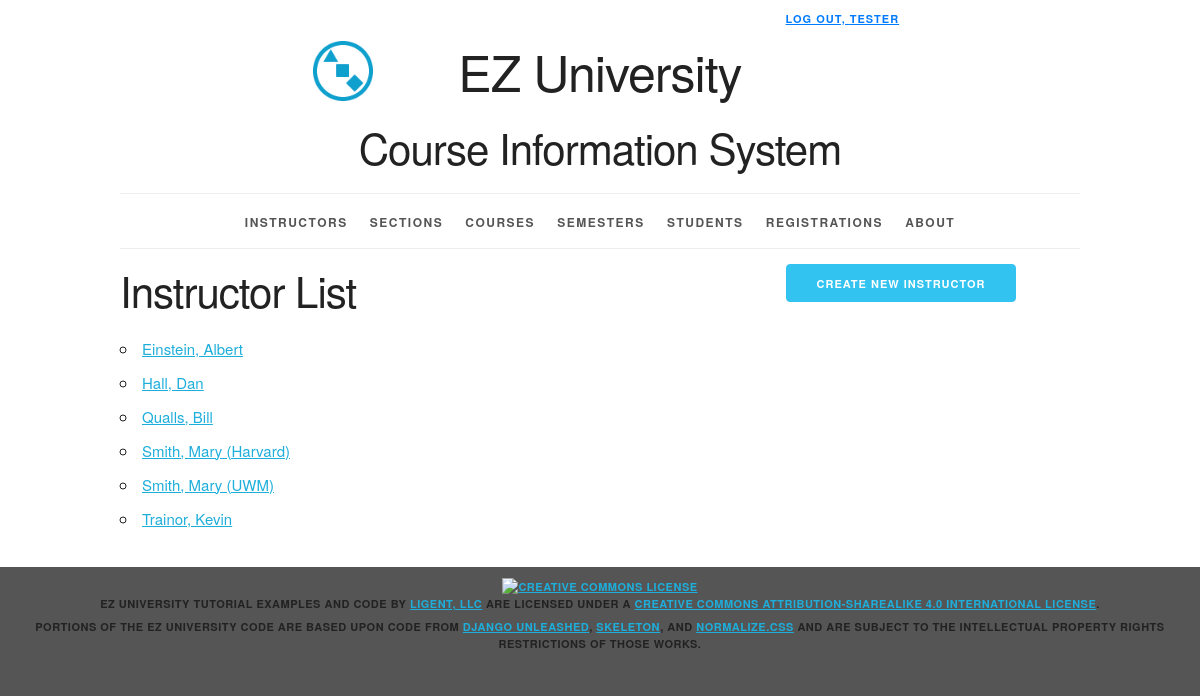
Screenshot of /instructor/ (signed in) with the database file from the repository.
### courseinfo/models.py (models this page shows, shortened)
class Instructor(models.Model):
    instructor_id = models.AutoField(primary_key=True)
    first_name = models.CharField(max_length=45)
    last_name = models.CharField(max_length=45)
    disambiguator = models.CharField(max_length=45,blank=True,default='')
    def __str__(self):
        result = ''
        if self.disambiguator == '':
            result = '%s, %s' % (self.last_name,self.first_name)
        else:
            result = '%s, %s (%s)' % (self.last_name,self.first_name,self.disambiguator)
        return result
    def get_absolute_url(self):
        return reverse('courseinfo_instructor_detail_urlpattern',
                       kwargs={'pk':self.pk})
    class Meta:
        ordering = ['last_name','first_name','disambiguator']
        constraints = [
            UniqueConstraint(fields=['last_name','first_name','disambiguator'],name='unique_instructor')
        ]

### courseinfo/views.py (the view)
class InstructorList(LoginRequiredMixin, PermissionRequiredMixin, PageLinksMixin,ListView):
    paginate_by = 25
    model = Instructor
    permission_required = 'courseinfo.view_instructor'

### courseinfo/utils.py (called while the page is built)
    def first_page(self, page):
        if page.number > 1:
            return self._page_urls(1)
        return None

    def previous_page(self, page):
        if (page.has_previous()
                and page.number > 2):
            return self._page_urls(
                page.previous_page_number())
        return None

    def next_page(self, page):
        last_page = page.paginator.num_pages
        if (page.has_next()
                and page.number < last_page - 1):
            return self._page_urls(
                page.next_page_number())
        return None

    def last_page(self, page):
        last_page = page.paginator.num_pages
        if page.number < last_page:
            return self._page_urls(last_page)
        return None

    def get_context_data(self, **kwargs):
        context = super().get_context_data(
            **kwargs)
        page = context.get('page_obj')
        if page is not None:
            context.update({
                'first_page_url':
                    self.first_page(page),
                'previous_page_url':
                    self.previous_page(page),
                'next_page_url':
                    self.next_page(page),
                'last_page_url':
                    self.last_page(page),
            })
        return context

### courseinfo/templates/courseinfo/instructor_list.html (shortened to what this page needs)
{% extends 'courseinfo/base.html' %}
{% block create_button %}
    {% if perms.courseinfo.add_instructor %}
        <a
                href="{% url 'courseinfo_instructor_create_urlpattern' %}"
                class="button button-primary">
            Create New Instructor</a>
    {% endif %}
{% endblock %}
{% block org_content %}
    <h2>Instructor List</h2>
    <ul>
        {% for instructor in instructor_list %}
            <li>
                <a href="{{ instructor.get_absolute_url }}">
                    {{ instructor }}</a>
            </li>
        {% empty %}
            <li><em>There are currently no instructors available.</em></li>
        {% endfor %}
    </ul>
{% endblock %}

### courseinfo/templates/courseinfo/base.html (shortened to what this page needs)
{% load static %}
<!DOCTYPE html>
<html lang="en">
<head>
    <link rel="stylesheet" type="text/css"
          href="{% static 'coursinfo/normalize.css' %}">
    <link rel="stylesheet" type="text/css"
          href="{% static 'courseinfo/skeleton.css' %}">
    <link rel="stylesheet" type="text/css"
          href="{% static 'courseinfo/style.css' %}">
</head>
<body>
<div class="container">
<div class="status row">
    <div class="offset-by-eight four columns">
        <ul class="inline">
            {% if user.is_authenticated %}
                <li>
                    <form method="post" action="{% url 'logout_urlpattern' %}" style="display:inline;">
                        <button type="submit" style="background: none; border: none; padding: 0; color: #007BFF; cursor: pointer; text-decoration: underline;">
                            Log Out, {{ user.get_username }}
                        </button>
                    </form>
                </li>
            {% else %}
                <li><a href="{% url 'login_urlpattern' %}">Log In</a></li>
            {% endif %}
            </ul>
        </div>
    </div>
    <header class="row">
        <div class="offset-by-one ten columns">
            <h1 class="logo">EZ University</h1>
            <h2>Course Information System</h2>
        </div>
    </header>
    <nav>
        <ul>
            {% if perms.courseinfo.view_instructor %}
                <li>
                    <a href="{% url 'courseinfo_instructor_list_urlpattern' %}">
                        Instructors</a></li>
            {% endif %}
            {% if perms.courseinfo.view_section %}
                <li>
                    <a href="{% url 'courseinfo_section_list_urlpattern' %}">
                        Sections</a></li>
            {% endif %}
            {% if perms.courseinfo.view_course %}
                <li>
                    <a href="{% url 'courseinfo_course_list_urlpattern' %}">
                        Courses</a></li>
            {% endif %}
            {% if perms.courseinfo.view_semester %}
                <li>
                    <a href="{% url 'courseinfo_semester_list_urlpattern' %}">
                        Semesters</a></li>
            {% endif %}
            {% if perms.courseinfo.view_student %}
                <li>
                    <a href="{% url 'courseinfo_student_list_urlpattern' %}">
                        Students</a></li>
            {% endif %}
            {% if perms.courseinfo.view_registration %}
                <li>
                    <a href="{% url 'courseinfo_registration_list_urlpattern' %}">
                        Registrations</a></li>
            {% endif %}
            <li>
                <a href="{% url 'about_urlpattern' %}">
                    About</a></li>
        </ul>
    </nav>
    <main>
        {% block content %}
            <div class="row">
                <section class="eight columns">
                    {% block org_content %}{% endblock %}
                </section>
                <section class="desktop four columns">
                    {% block create_button %}{% endblock %}
                </section>
            </div>
        {% endblock %}
    </main>
</div>
<footer>
    <p>
        <a rel="license" href="http://creativecommons.org/licenses/by-sa/4.0/">
            <img alt="Creative Commons License" style="border-width:0"
                 src="https://i.creativecommons.org/l/by-sa/4.0/88x31.png"/>
        </a><br/><span property="dct:title">EZ University Tutorial Examples and Code</span>
        by
        <a href="https://www.ligent.net" property="cc:attributionName"
           rel="cc:attributionURL">Ligent, LLC</a> are licensed under a
        <a rel="license" href="http://creativecommons.org/licenses/by-sa/4.0/">Creative Commons Attribution-ShareAlike
            4.0 International License</a>.
    </p>
    <p>Portions of the EZ University code are based upon code from
        <a href="https://django-unleashed.com">Django Unleashed</a>,
        <a href="http://getskeleton.com/">Skeleton</a>, and
        <a href="https://necolas.github.io/normalize.css/">Normalize.css</a> and
        are subject to the intellectual property rights restrictions of those works.
    </p>
</footer>
</body>
</html>

### courseinfo/static/courseinfo/skeleton.css (style rules this page uses)
.container { position: relative; width: 100%; max-width: 960px; margin: 0 auto; padding: 0 20px; box-sizing: border-box; }
.column, .columns { width: 100%; float: left; box-sizing: border-box; }
@media (min-width: 400px) { .container { width: 85%; padding: 0; } }
@media (min-width: 550px) { .container { width: 80%; } }
@media (min-width: 550px) { .column, .columns { margin-left: 4%; } }
@media (min-width: 550px) { .column:first-child, .columns:first-child { margin-left: 0; } }
@media (min-width: 550px) { .four.columns { width: 30.6666666667%; } }
@media (min-width: 550px) { .eight.columns { width: 65.3333333333%; } }
@media (min-width: 550px) { .ten.columns { width: 82.6666666667%; } }
@media (min-width: 550px) { .offset-by-one.column, .offset-by-one.columns { margin-left: 8.66666666667%; } }
@media (min-width: 550px) { .offset-by-eight.column, .offset-by-eight.columns { margin-left: 69.3333333333%; } }
html { font-size: 62.5%; }
body { font-size: 1.5em; line-height: 1.6; font-weight: 400; font-family: "Raleway", "HelveticaNeue", "Helvetica Neue", Helvetica, Arial, sans-serif; color: #222; }
h1, h2, h3, h4, h5, h6 { margin-top: 0; margin-bottom: 2rem; font-weight: 300; }
h1 { font-size: 4.0rem; line-height: 1.2; letter-spacing: -.1rem; }
h2 { font-size: 3.6rem; line-height: 1.25; letter-spacing: -.1rem; }
@media (min-width: 550px) { h1 { font-size: 5.0rem; } }
@media (min-width: 550px) { h2 { font-size: 4.2rem; } }
p { margin-top: 0; }
a { color: #1EAEDB; }
.button, button, input[type="submit"], input[type="reset"], input[type="button"] { display: inline-block; height: 38px; padding: 0 30px; color: #555; text-align: center; font-size: 11px; font-weight: 600; line-height: 38px; letter-spacing: .1rem; text-transform: uppercase; text-decoration: none; white-space: nowrap; background-color: transparent; border-radius: 4px; border: 1px solid #bbb; cursor: pointer; box-sizing: border-box; }
.button.button-primary, button.button-primary, input[type="submit"].button-primary, input[type="reset"].button-primary, input[type="button"].button-primary { color: #FFF; background-color: #33C3F0; border-color: #33C3F0; }
ul { list-style: circle inside; }
ol, ul { padding-left: 0; margin-top: 0; }
li { margin-bottom: 1rem; }
button, .button { margin-bottom: 1rem; }
pre, blockquote, dl, figure, table, p, ul, ol, form { margin-bottom: 2.5rem; }
.container:after, .row:after, .u-cf { content: ""; display: table; clear: both; }

### courseinfo/static/courseinfo/style.css (style rules this page uses)
.desktop { display: none; }
@media (min-width: 550px) { .desktop { display: block; } }
html { height: 100%; background-color: #555; }
body { background-color: white; }
body>div>header { text-align: center;; }
header h1 { display: inline-block; font-weight: normal; font-style: normal; width: 100%; margin-top: 0; padding-top: 0; }
.logo { padding-top: 50px; background-image: url("/static/courseinfo/logo.png"); background-size: 50px; background-repeat: no-repeat; background-position: top; }
@media (min-width: 750px) { .logo { padding-top: 0; background-size: contain; background-position: 0% 0%; } }
@media (min-width: 1000px) { .logo { background-position: 10% 0%; } }
@media (min-width: 1200px) { .logo { background-position: 15% 0%; } }
nav { border-top: 1px solid #eee; width: 100%; border-bottom: 1px solid #eee; margin: 0 0 1em; padding: 0; }
nav ul { margin: 0; padding: 1em 0; list-style-type: none; text-align: center; }
nav ul li { display: inline; padding: 0; margin: 0 0.25em; font-weight: 600; text-transform: uppercase; text-align: center; font-size: 1rem; letter-spacing: .10rem; }
@media (min-width: 400px) { nav ul li { letter-spacing: .15rem; font-size: 1.2rem; margin: 0 0.5em; } }
@media (min-width: 550px) { nav ul li { margin: 0 0.75em; } }
nav ul li a { color: #555; text-decoration: none; background-color: transparent; cursor: pointer; }
.inline { list-style-type: none; padding: 0; margin: 0 0 -0.5em; }
.inline li { display: inline; }
body>footer { width: 100%; background-color: #555; font-size: 1.1rem; letter-spacing: .05rem; font-weight: 600; text-transform: uppercase; text-align: center; padding: 1em 0; margin: 1em 0; }
body>footer p { margin-bottom: 0.5rem; }

### rows the page displays
Instructor: disambiguator+last_name+first_name "Einstein, Albert"
Instructor: disambiguator+last_name+first_name "Hall, Dan"
Instructor: disambiguator+last_name+first_name "Qualls, Bill"
Instructor: disambiguator+last_name+first_name "Smith, Mary (Harvard)"
Instructor: disambiguator+last_name+first_name "Smith, Mary (UWM)"
Instructor: disambiguator+last_name+first_name "Trainor, Kevin"

### other values shown
{{ user.get_username }} "TESTER"
